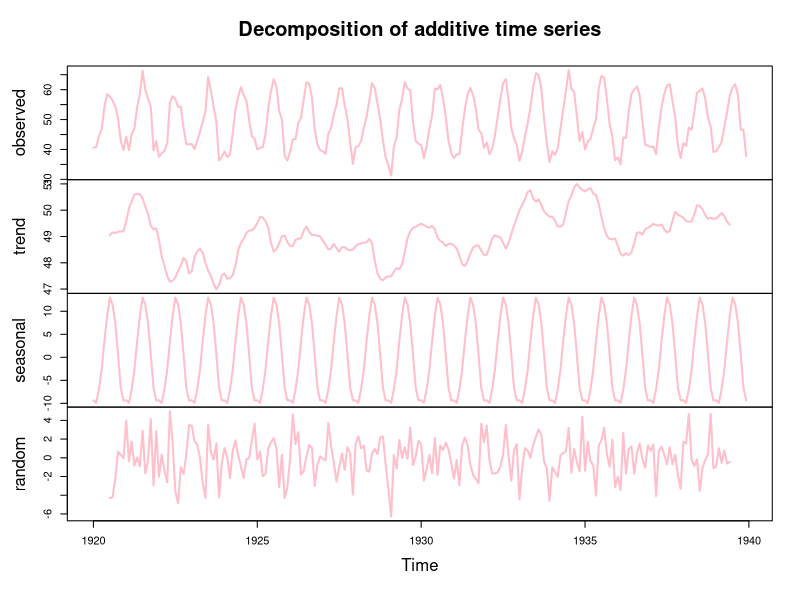

This figure's R source:
## ---- chunk 1
library(datasets)
data("nottem")

# Display first few observations
head(nottem)

# Decompose the time series
nottem_decomp <- decompose(nottem)

# Plot decomposition
plot(nottem_decomp, col = "pink", lwd = 2)

# Display components
nottem_decomp$trend
nottem_decomp$seasonal
nottem_decomp$random
